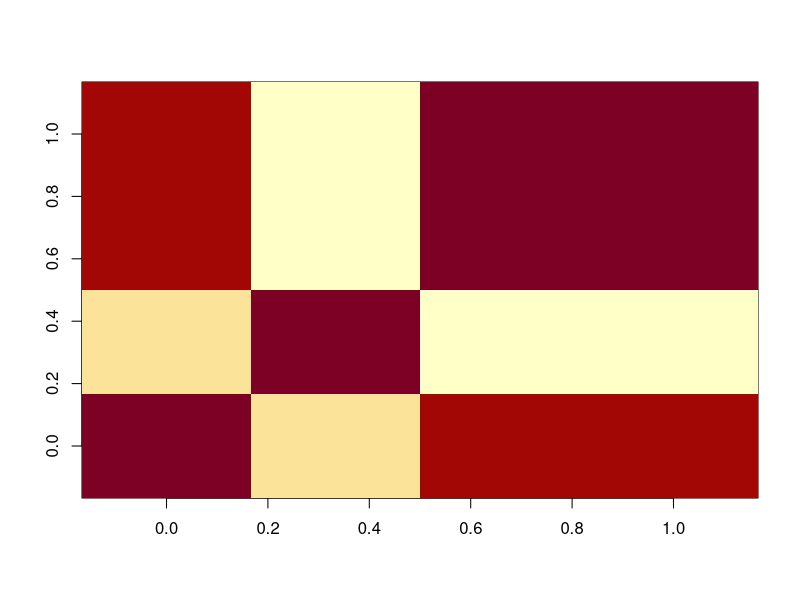
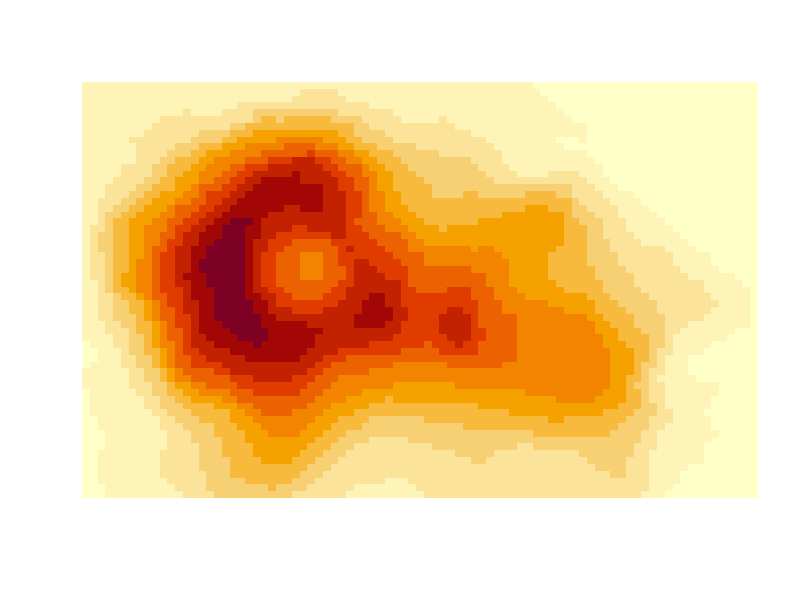
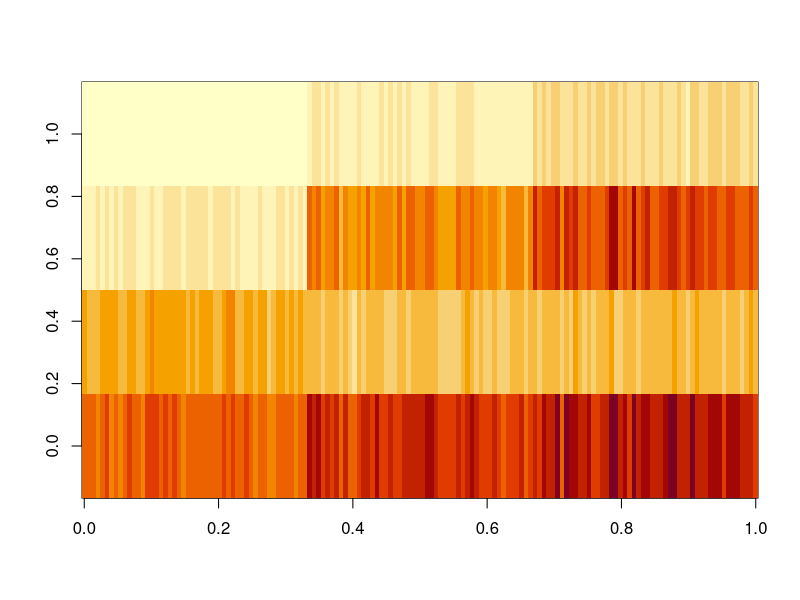
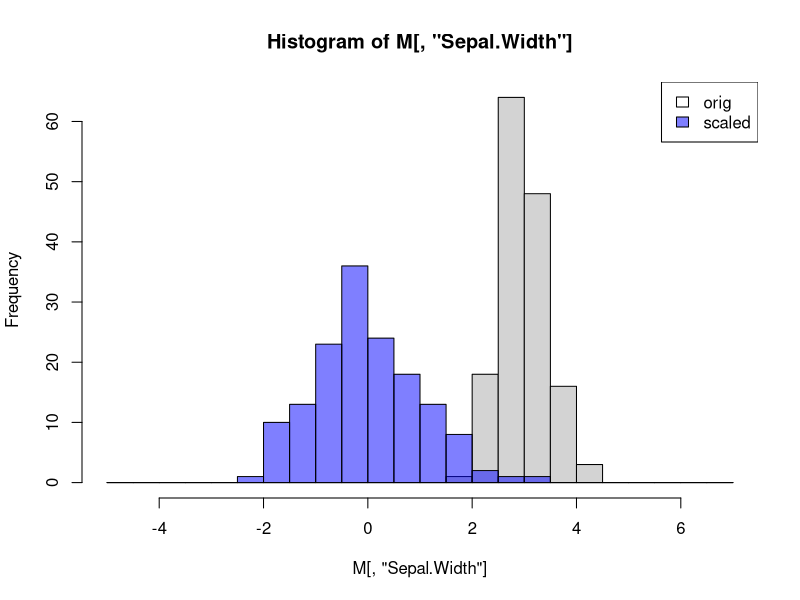
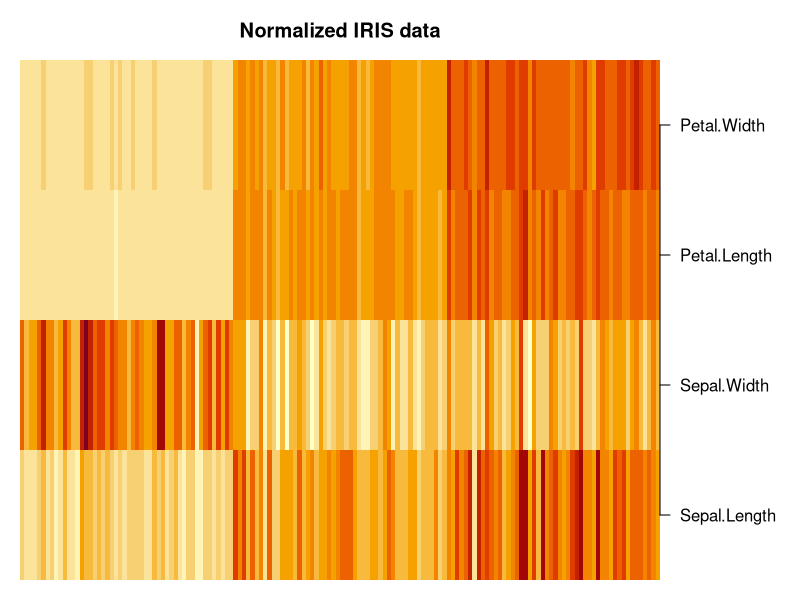
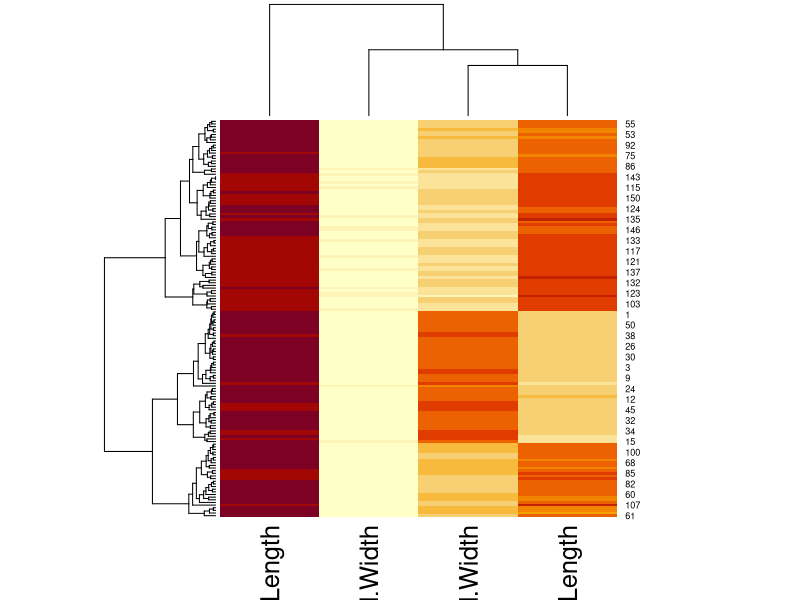
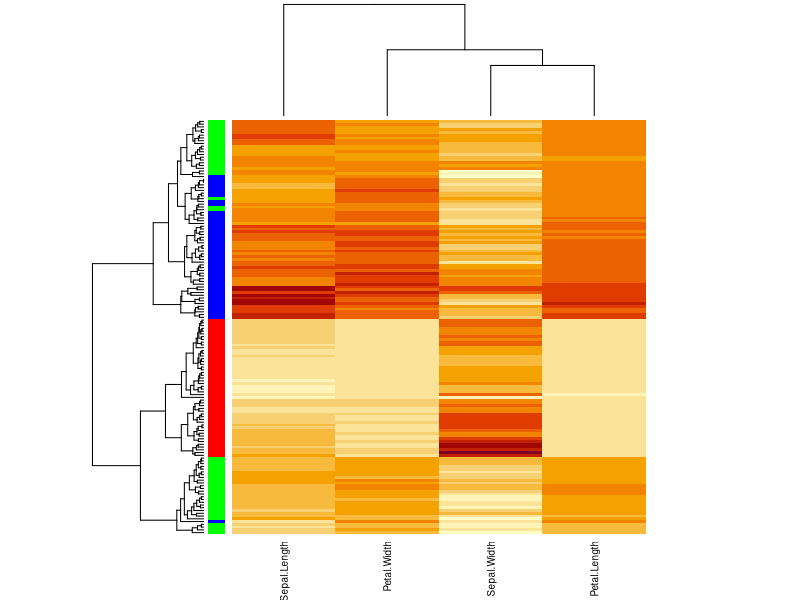
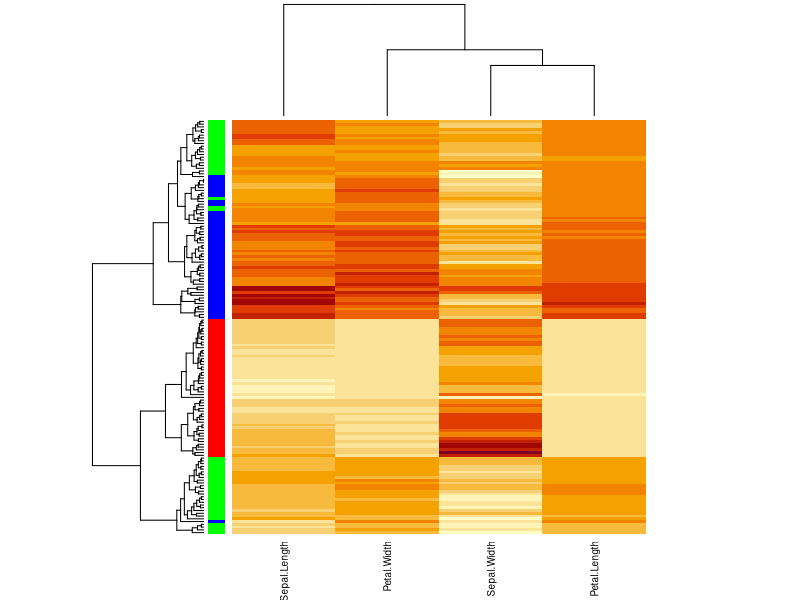

Reproduce these figures in R, in order.
## ---- chunk 1
niris=iris[,-5]
C=cor(niris)
C
image(C)
## ---- chunk 2
image(volcano, axes=FALSE)
## ---- chunk 3
M=as.matrix(niris)
image(M)
## ---- chunk 4
S=scale(M)            # scales column-wise
br=seq(-5,7,by=0.5)   # set common break points for the histograms below
myblue=rgb(0,0,1,0.5) # define custom-made colour: transparent blue
hist(M[,"Sepal.Width"], breaks = br)
hist(S[,"Sepal.Width"], breaks = br, add=TRUE, col=myblue)      # add histogram to current plot
legend("topright", c("orig","scaled"), fill=c("white", myblue))

op=par(no.readonly=TRUE)
par(mar=c(1,1,3,7)) # set margins to make room for axis labels
image(S,main="Normalized IRIS data", axes=FALSE)                  # as before, suppress axes
axis(4,at=seq(0,1,length.out=ncol(S)), labels=colnames(S), las=2) # Understand this command
par(op)  # reset graphical parameters
## ---- chunk 5
heatmap(M)
## ---- chunk 6
cols <- rainbow(3)[iris$Species]  # understand how color is defined
heatmap(M,scale="col", RowSideColors=cols,labRow=FALSE, cexCol=0.9)
## ---- chunk 7
pdf("../data/heatmap.pdf") # similar for jpeg, png, ...
heatmap(M,scale="col", RowSideColors=cols,labRow=FALSE, cexCol=0.9)
dev.off()  # close device = pdf file
